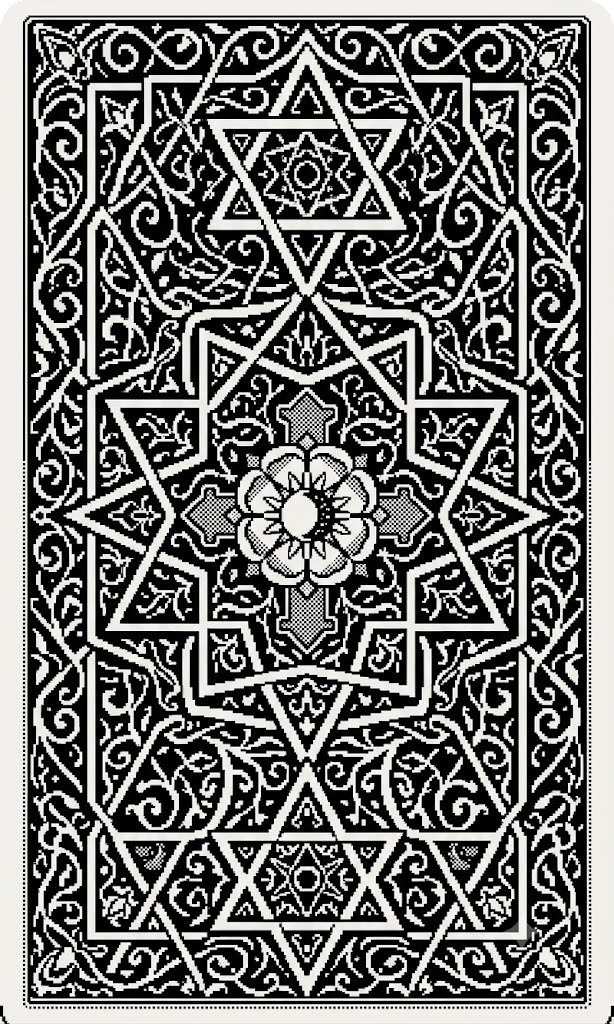
#> input picture art_references/cards/card-back.jpeg, 614 x 1024 px
$ python -i install_backs.py   (imports and definitions only)
#> lines starting #> are read from the running program, lines starting #| are printed output that depends on the picture
"""Установка новых шапок: кроп 2:3 (524x786), оптимизация, запись в backs/."""
import os
import unicodedata

from PIL import Image

DL = os.path.expanduser("~/Downloads")
ROOT = os.pathom = os.path.dirname(os.path.abspath(__file__))  # scripts/
ROOT = os.path.dirname(ROOT)
BACKS = os.path.join(ROOT, "web", "public", "cards", "backs")

TARGET = (524, 786)  # 2:3


def find(key: str, extra: str = "") -> str:
    for f in os.listdir(DL):
        n = unicodedata.normalize("NFC", f)
        if key in n and extra in n and f.lower().endswith(".png"):
            return os.path.join(DL, f)
    raise FileNotFoundError(key)


# [5 lines that did not run here, left out]


def process(src: str, dst: str) -> None:
#> called with src = '../art_references/cards/card-back.jpeg', dst = 'out.png'
    im = Image.open(src)
#> im is the input picture: PIL image 614x1024 RGB; mean R, G, B 113.5, 113.5, 111.6
    if im.mode in ("RGBA", "P", "LA"):
        im = im.convert("RGBA")
        bg = Image.new("RGBA", im.size, (255, 255, 255, 255))
        im = Image.alpha_composite(bg, im)
    im = im.convert("RGB")

    # center-crop до 2:3
    w, h = im.size
#> w = 614; h = 1024
    target_ratio = 2 / 3
    if w / h > target_ratio:
        new_w = int(h * target_ratio)
        x0 = (w - new_w) // 2
        im = im.crop((x0, 0, x0 + new_w, h))
    else:
        new_h = int(w / target_ratio)
#> new_h = 921
        y0 = max(0, int((h - new_h) * 0.42))  # чуть выше центра — мотив не резать
#> y0 = 43
        im = im.crop((0, y0, w, y0 + new_h))
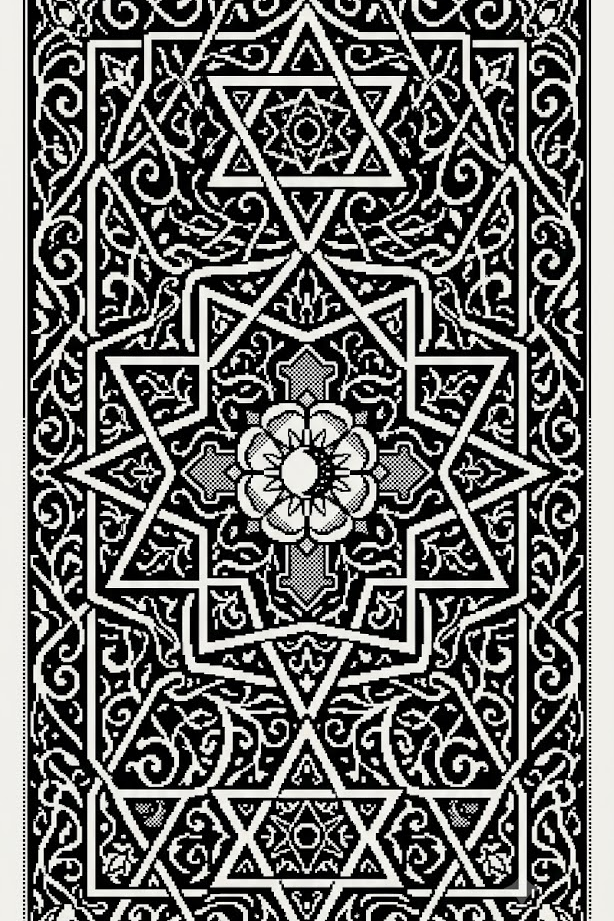
#> im: PIL image 614x921 RGB; mean R, G, B 109.9, 110, 108.1

    im = im.resize(TARGET, Image.LANCZOS)
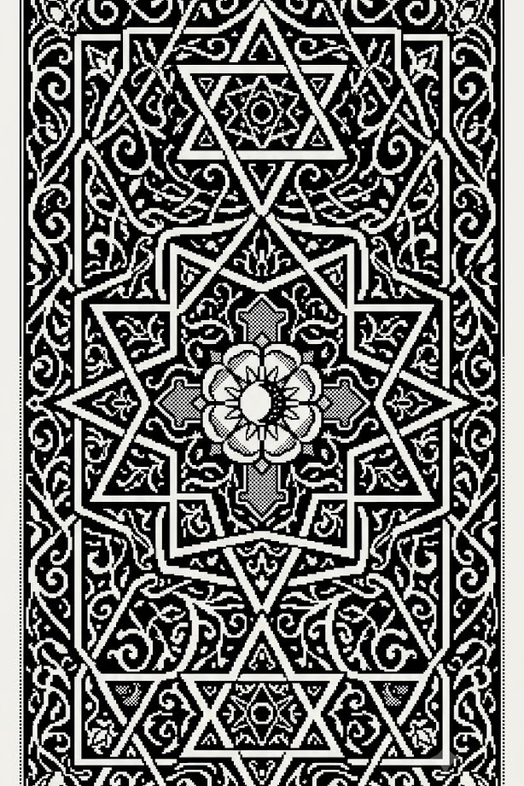
#> im: PIL image 524x786 RGB; mean R, G, B 111, 111, 109.3

    # пробуем полноцветный оптимизированный PNG; если большой — палитра 256
    tmp_full = dst + ".full.png"
    im.save(tmp_full, "PNG", optimize=True)
    size_full = os.path.getsize(tmp_full)
    if size_full > 280_000:
        q = im.quantize(colors=256, method=Image.MEDIANCUT, dither=Image.FLOYDSTEINBERG)
        q.save(dst, "PNG", optimize=True)
        os.remove(tmp_full)
        kind = "palette256"
    else:
        os.rename(tmp_full, dst)
        kind = "rgb"
    print(f"{os.path.basename(dst)} <- {os.path.basename(src)}: "
          f"{round(os.path.getsize(dst)/1024)} КБ ({kind})")


# [4 lines not run here, left out]

>>> result = process('../art_references/cards/card-back.jpeg', 'out.png')

$ run again, on assets/premium-contact-sheet-v002.jpg
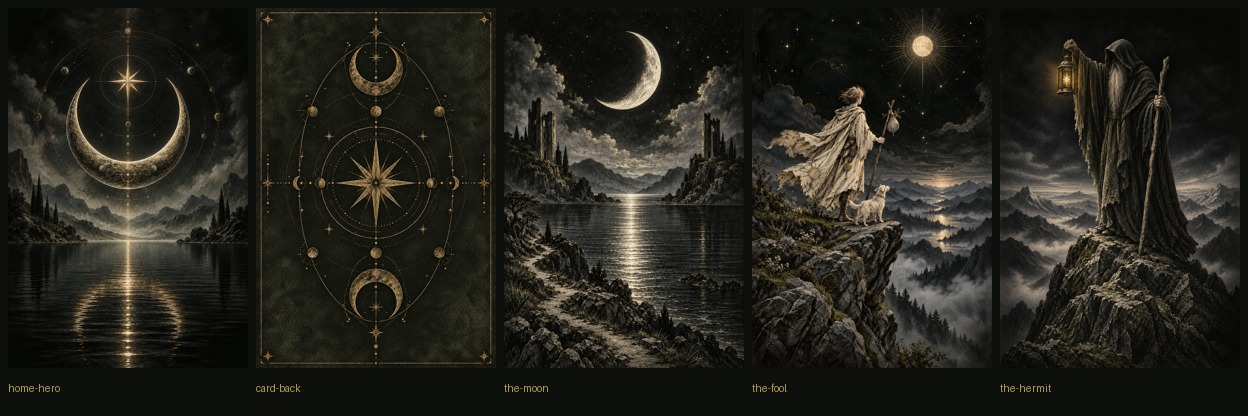
#> input picture assets/premium-contact-sheet-v002.jpg, 1248 x 416 px
#> in process, im is the input picture: PIL image 1248x416 RGB; mean R, G, B 37.6, 36.3, 29.6
#> in process, `im = im.crop((x0, 0, x0 + new_w, h))`:
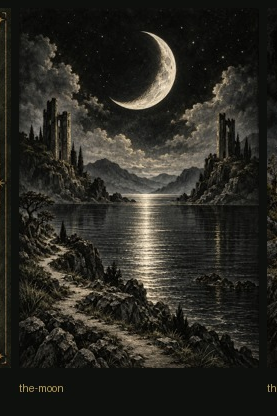
#> im: PIL image 277x416 RGB; mean R, G, B 41.6, 40.2, 33.9

$ run again, on assets/premium-contact-sheet.jpg
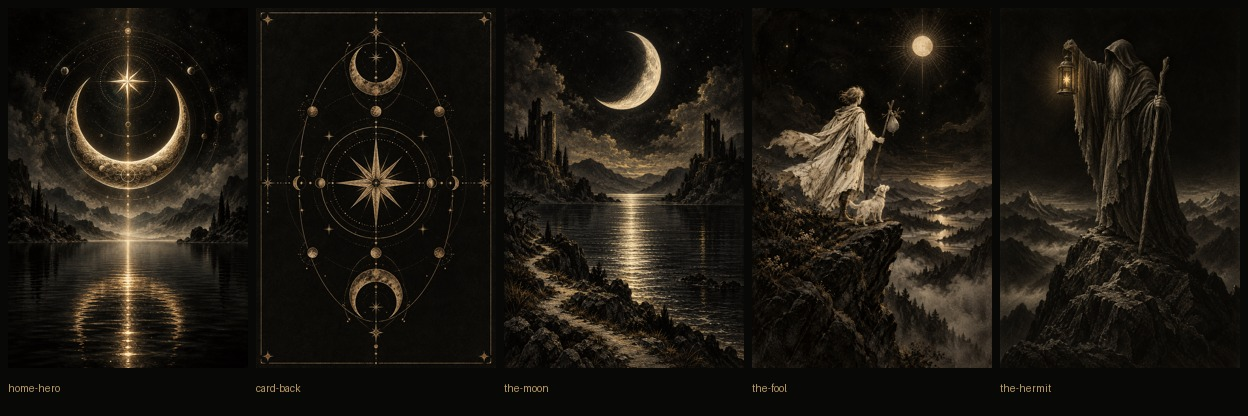
#> input picture assets/premium-contact-sheet.jpg, 1248 x 416 px
#> in process, im is the input picture: PIL image 1248x416 RGB; mean R, G, B 29.6, 25.3, 18.2
#> in process, `im = im.crop((x0, 0, x0 + new_w, h))`:
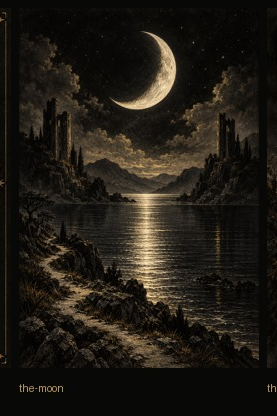
#> im: PIL image 277x416 RGB; mean R, G, B 32.6, 28.1, 21
